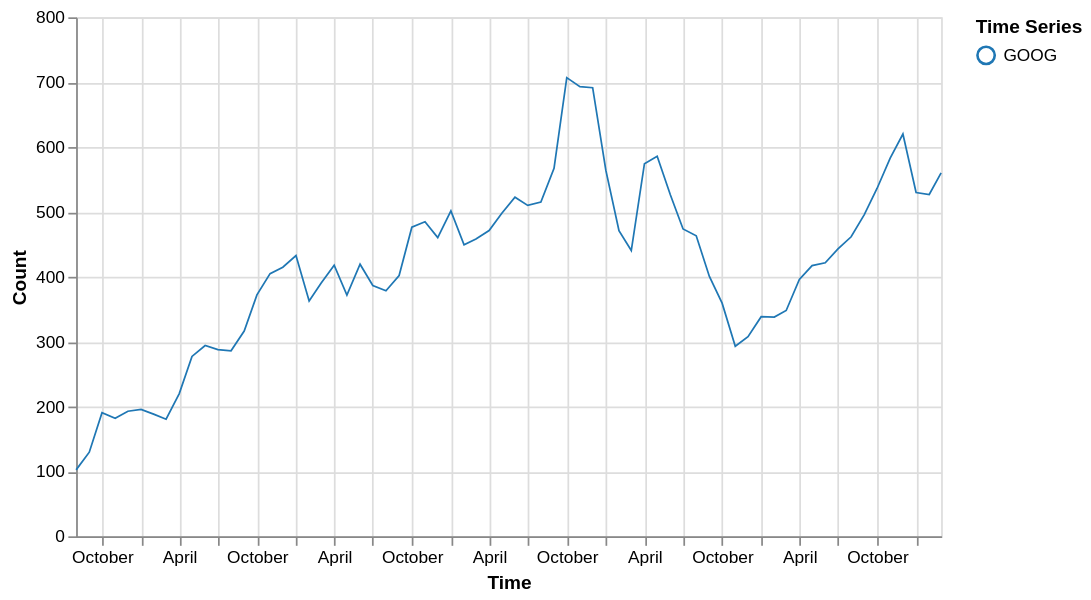

Write a Vega-Lite specification for this figure.
### Vega-Lite specification from a JSON file in a GitHub repository (floating-point values rounded to 4 significant figures; data arrays with more than 128 entries replaced by an {"elided": "..."} marker saying what was removed)
{"$schema": "https://vega.github.io/schema/vega-lite/v5.json", "description": "Google's stock price over time.", "data": {"values": {"elided": "560 records"}, "format": {"parse": {"date": "date"}}}, "transform": [{"filter": "datum.symbol==='GOOG'"}], "width": 500, "height": 300, "layer": [{"mark": {"type": "line", "opacity": 1, "strokeWidth": 1, "interpolate": "linear", "strokeDash": [0], "tooltip": true}, "encoding": {"x": {"field": "date", "type": "temporal", "axis": {"title": "Time", "orient": "bottom"}}, "y": {"field": "price", "type": "quantitative", "axis": {"title": "Count", "orient": "left"}}, "color": {"field": "symbol", "type": "nominal", "scale": {"range": ["#1f77b4"]}, "legend": {"title": "Time Series", "orient": "right", "symbolType": "circle", "fillColor": "#ffffff"}}}}]}
